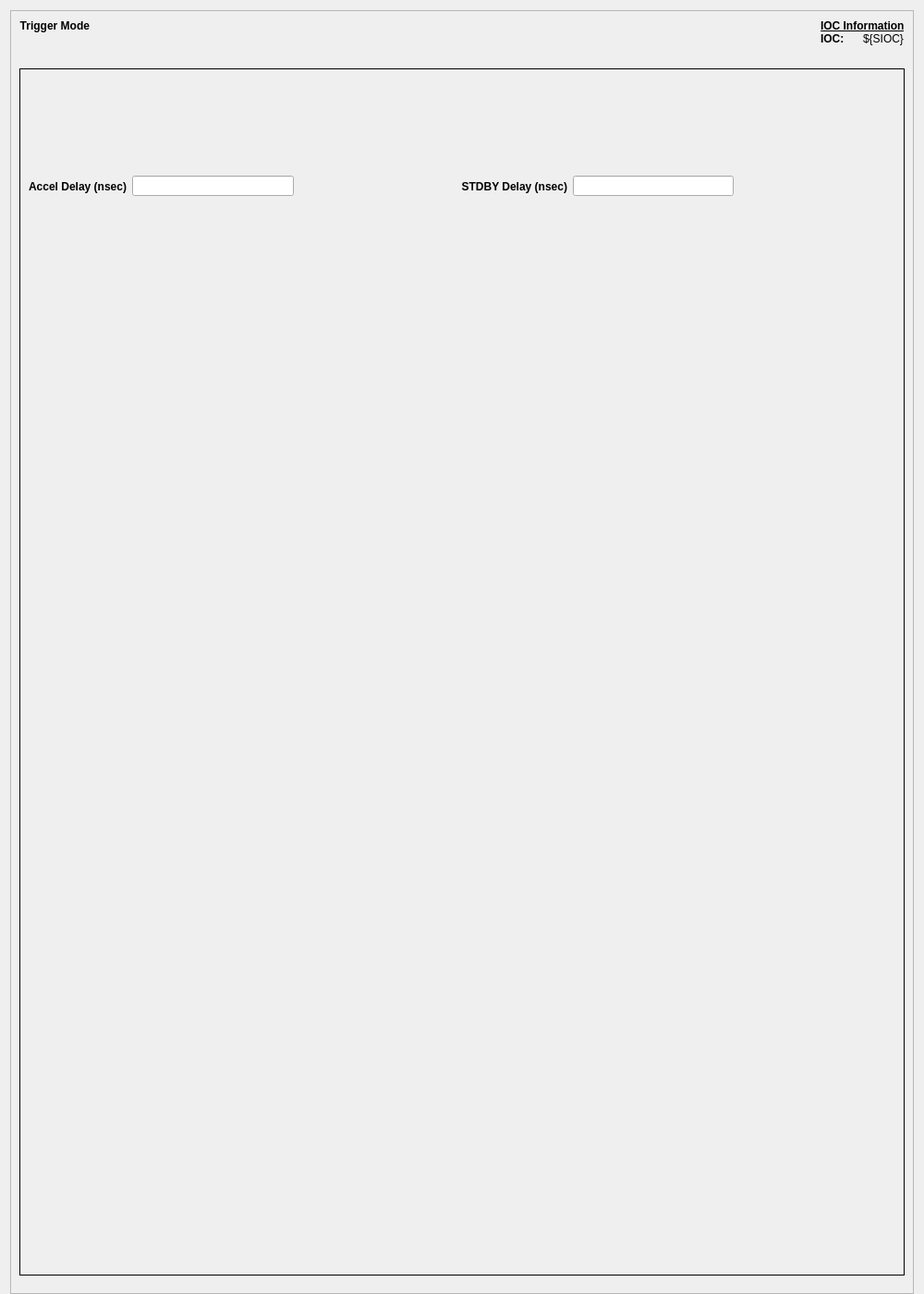
<?xml version="1.0" encoding="UTF-8"?>
<ui version="4.0">
 <class>Form</class>
 <widget class="QWidget" name="Form">
  <property name="geometry">
   <rect>
    <x>0</x>
    <y>0</y>
    <width>1000</width>
    <height>1400</height>
   </rect>
  </property>
  <property name="minimumSize">
   <size>
    <width>950</width>
    <height>0</height>
   </size>
  </property>
  <property name="maximumSize">
   <size>
    <width>16777215</width>
    <height>16777215</height>
   </size>
  </property>
  <property name="windowTitle">
   <string>High Level Triggers - ${DEV}</string>
  </property>
  <layout class="QHBoxLayout" name="horizontalLayout">
   <property name="bottomMargin">
    <number>0</number>
   </property>
   <item>
    <widget class="QScrollArea" name="scrollArea">
     <property name="widgetResizable">
      <bool>true</bool>
     </property>
     <widget class="QWidget" name="scrollAreaWidgetContents_2">
      <property name="geometry">
       <rect>
        <x>0</x>
        <y>-29</y>
        <width>966</width>
        <height>1473</height>
       </rect>
      </property>
      <layout class="QVBoxLayout" name="verticalLayout">
       <item>
        <layout class="QVBoxLayout" name="verticalLayout_6" stretch="0,0,0,0,0,0,0,0,0,0,0">
         <property name="spacing">
          <number>0</number>
         </property>
         <item>
          <layout class="QGridLayout" name="gridLayout">
           <property name="bottomMargin">
            <number>10</number>
           </property>
           <item row="0" column="5" rowspan="2">
            <spacer name="horizontalSpacer_5">
             <property name="orientation">
              <enum>Qt::Horizontal</enum>
             </property>
             <property name="sizeHint" stdset="0">
              <size>
               <width>20</width>
               <height>20</height>
              </size>
             </property>
            </spacer>
           </item>
           <item row="0" column="0">
            <widget class="QLabel" name="label_3">
             <property name="font">
              <font>
               <weight>75</weight>
               <bold>true</bold>
              </font>
             </property>
             <property name="text">
              <string>Trigger Mode</string>
             </property>
             <property name="alignment">
              <set>Qt::AlignRight|Qt::AlignTrailing|Qt::AlignVCenter</set>
             </property>
            </widget>
           </item>
           <item row="1" column="6">
            <widget class="QLabel" name="label_2">
             <property name="font">
              <font>
               <weight>75</weight>
               <bold>true</bold>
              </font>
             </property>
             <property name="text">
              <string>IOC: </string>
             </property>
            </widget>
           </item>
           <item row="1" column="7">
            <widget class="PyDMLabel" name="PyDMLabel">
             <property name="toolTip">
              <string/>
             </property>
             <property name="text">
              <string>${SIOC}</string>
             </property>
            </widget>
           </item>
           <item row="0" column="6" colspan="2">
            <widget class="QLabel" name="label">
             <property name="font">
              <font>
               <weight>75</weight>
               <bold>true</bold>
               <underline>true</underline>
              </font>
             </property>
             <property name="text">
              <string>IOC Information</string>
             </property>
            </widget>
           </item>
           <item row="0" column="1" colspan="3">
            <widget class="PyDMEnumButton" name="PyDMEnumButton_2">
             <property name="sizePolicy">
              <sizepolicy hsizetype="Preferred" vsizetype="Fixed">
               <horstretch>0</horstretch>
               <verstretch>0</verstretch>
              </sizepolicy>
             </property>
             <property name="maximumSize">
              <size>
               <width>16777215</width>
               <height>40</height>
              </size>
             </property>
             <property name="toolTip">
              <string/>
             </property>
             <property name="styleSheet">
              <string notr="true">QPushButton{font: 8px;}</string>
             </property>
             <property name="alarmSensitiveContent" stdset="0">
              <bool>false</bool>
             </property>
             <property name="alarmSensitiveBorder" stdset="0">
              <bool>true</bool>
             </property>
             <property name="PyDMToolTip" stdset="0">
              <string/>
             </property>
             <property name="channel" stdset="0">
              <string>ca://${DEV}:MODECFG</string>
             </property>
             <property name="items" stdset="0">
              <stringlist/>
             </property>
             <property name="useCustomOrder" stdset="0">
              <bool>false</bool>
             </property>
             <property name="invertOrder" stdset="0">
              <bool>false</bool>
             </property>
             <property name="customOrder" stdset="0">
              <stringlist/>
             </property>
             <property name="orientation" stdset="0">
              <enum>Qt::Horizontal</enum>
             </property>
             <property name="marginTop" stdset="0">
              <number>0</number>
             </property>
             <property name="marginBottom" stdset="0">
              <number>0</number>
             </property>
             <property name="marginLeft" stdset="0">
              <number>0</number>
             </property>
             <property name="marginRight" stdset="0">
              <number>0</number>
             </property>
             <property name="horizontalSpacing" stdset="0">
              <number>0</number>
             </property>
             <property name="verticalSpacing" stdset="0">
              <number>0</number>
             </property>
             <property name="checkable" stdset="0">
              <bool>true</bool>
             </property>
            </widget>
           </item>
          </layout>
         </item>
         <item>
          <spacer name="verticalSpacer_3">
           <property name="orientation">
            <enum>Qt::Vertical</enum>
           </property>
           <property name="sizeType">
            <enum>QSizePolicy::Fixed</enum>
           </property>
           <property name="sizeHint" stdset="0">
            <size>
             <width>20</width>
             <height>5</height>
            </size>
           </property>
          </spacer>
         </item>
         <item>
          <widget class="PyDMEmbeddedDisplay" name="PyDMEmbeddedDisplay_11">
           <property name="minimumSize">
            <size>
             <width>749</width>
             <height>0</height>
            </size>
           </property>
           <property name="toolTip">
            <string/>
           </property>
           <property name="frameShape">
            <enum>QFrame::Box</enum>
           </property>
           <property name="lineWidth">
            <number>1</number>
           </property>
           <property name="macros" stdset="0">
            <string>{&quot;SYS&quot;: &quot;DAQMUX&quot;, &quot;SYS2&quot;: &quot;DAQMUX&quot;}</string>
           </property>
           <property name="filename" stdset="0">
            <string>xtcav_hl_triggers_sys2_SC.ui</string>
           </property>
           <property name="loadWhenShown" stdset="0">
            <bool>true</bool>
           </property>
           <property name="disconnectWhenHidden" stdset="0">
            <bool>true</bool>
           </property>
           <property name="followSymlinks" stdset="0">
            <bool>false</bool>
           </property>
          </widget>
         </item>
         <item>
          <spacer name="verticalSpacer">
           <property name="orientation">
            <enum>Qt::Vertical</enum>
           </property>
           <property name="sizeType">
            <enum>QSizePolicy::Fixed</enum>
           </property>
           <property name="sizeHint" stdset="0">
            <size>
             <width>20</width>
             <height>5</height>
            </size>
           </property>
          </spacer>
         </item>
         <item>
          <widget class="PyDMEmbeddedDisplay" name="PyDMEmbeddedDisplay_10">
           <property name="minimumSize">
            <size>
             <width>749</width>
             <height>0</height>
            </size>
           </property>
           <property name="toolTip">
            <string/>
           </property>
           <property name="frameShape">
            <enum>QFrame::Box</enum>
           </property>
           <property name="lineWidth">
            <number>1</number>
           </property>
           <property name="macros" stdset="0">
            <string>{&quot;SYS&quot;: &quot;ACALGN&quot;, &quot;SYS2&quot;: &quot;AC Align&quot;}</string>
           </property>
           <property name="filename" stdset="0">
            <string>xtcav_hl_triggers_sys2_SC_AC.ui</string>
           </property>
           <property name="loadWhenShown" stdset="0">
            <bool>true</bool>
           </property>
           <property name="disconnectWhenHidden" stdset="0">
            <bool>true</bool>
           </property>
           <property name="followSymlinks" stdset="0">
            <bool>false</bool>
           </property>
          </widget>
         </item>
         <item>
          <spacer name="verticalSpacer_4">
           <property name="orientation">
            <enum>Qt::Vertical</enum>
           </property>
           <property name="sizeType">
            <enum>QSizePolicy::Fixed</enum>
           </property>
           <property name="sizeHint" stdset="0">
            <size>
             <width>20</width>
             <height>5</height>
            </size>
           </property>
          </spacer>
         </item>
         <item>
          <widget class="QFrame" name="frame">
           <property name="sizePolicy">
            <sizepolicy hsizetype="Preferred" vsizetype="Expanding">
             <horstretch>0</horstretch>
             <verstretch>0</verstretch>
            </sizepolicy>
           </property>
           <property name="frameShape">
            <enum>QFrame::Box</enum>
           </property>
           <property name="frameShadow">
            <enum>QFrame::Plain</enum>
           </property>
           <layout class="QVBoxLayout" name="verticalLayout_3">
            <property name="spacing">
             <number>0</number>
            </property>
            <property name="leftMargin">
             <number>0</number>
            </property>
            <property name="topMargin">
             <number>0</number>
            </property>
            <property name="rightMargin">
             <number>0</number>
            </property>
            <property name="bottomMargin">
             <number>0</number>
            </property>
            <item>
             <widget class="QFrame" name="frame_2">
              <property name="frameShape">
               <enum>QFrame::NoFrame</enum>
              </property>
              <property name="frameShadow">
               <enum>QFrame::Plain</enum>
              </property>
              <layout class="QHBoxLayout" name="horizontalLayout_3">
               <item>
                <widget class="QLabel" name="label_4">
                 <property name="font">
                  <font>
                   <weight>75</weight>
                   <bold>true</bold>
                  </font>
                 </property>
                 <property name="text">
                  <string>Accel Delay (nsec)</string>
                 </property>
                 <property name="alignment">
                  <set>Qt::AlignRight|Qt::AlignTrailing|Qt::AlignVCenter</set>
                 </property>
                </widget>
               </item>
               <item>
                <widget class="PyDMLineEdit" name="PyDMLineEdit_3">
                 <property name="enabled">
                  <bool>true</bool>
                 </property>
                 <property name="sizePolicy">
                  <sizepolicy hsizetype="MinimumExpanding" vsizetype="Fixed">
                   <horstretch>0</horstretch>
                   <verstretch>0</verstretch>
                  </sizepolicy>
                 </property>
                 <property name="minimumSize">
                  <size>
                   <width>100</width>
                   <height>0</height>
                  </size>
                 </property>
                 <property name="toolTip">
                  <string/>
                 </property>
                 <property name="alignment">
                  <set>Qt::AlignCenter</set>
                 </property>
                 <property name="precision" stdset="0">
                  <number>0</number>
                 </property>
                 <property name="showUnits" stdset="0">
                  <bool>false</bool>
                 </property>
                 <property name="precisionFromPV" stdset="0">
                  <bool>true</bool>
                 </property>
                 <property name="alarmSensitiveContent" stdset="0">
                  <bool>true</bool>
                 </property>
                 <property name="alarmSensitiveBorder" stdset="0">
                  <bool>true</bool>
                 </property>
                 <property name="PyDMToolTip" stdset="0">
                  <string/>
                 </property>
                 <property name="channel" stdset="0">
                  <string>ca://${DEV}:TRG_ACCL_TDES</string>
                 </property>
                </widget>
               </item>
               <item>
                <spacer name="horizontalSpacer_6">
                 <property name="orientation">
                  <enum>Qt::Horizontal</enum>
                 </property>
                 <property name="sizeHint" stdset="0">
                  <size>
                   <width>40</width>
                   <height>20</height>
                  </size>
                 </property>
                </spacer>
               </item>
               <item>
                <widget class="QLabel" name="label_6">
                 <property name="font">
                  <font>
                   <weight>75</weight>
                   <bold>true</bold>
                  </font>
                 </property>
                 <property name="text">
                  <string>STDBY Delay (nsec)</string>
                 </property>
                 <property name="alignment">
                  <set>Qt::AlignRight|Qt::AlignTrailing|Qt::AlignVCenter</set>
                 </property>
                </widget>
               </item>
               <item>
                <widget class="PyDMLineEdit" name="PyDMLineEdit_4">
                 <property name="enabled">
                  <bool>true</bool>
                 </property>
                 <property name="sizePolicy">
                  <sizepolicy hsizetype="MinimumExpanding" vsizetype="Fixed">
                   <horstretch>0</horstretch>
                   <verstretch>0</verstretch>
                  </sizepolicy>
                 </property>
                 <property name="minimumSize">
                  <size>
                   <width>100</width>
                   <height>0</height>
                  </size>
                 </property>
                 <property name="toolTip">
                  <string/>
                 </property>
                 <property name="alignment">
                  <set>Qt::AlignCenter</set>
                 </property>
                 <property name="precision" stdset="0">
                  <number>0</number>
                 </property>
                 <property name="showUnits" stdset="0">
                  <bool>false</bool>
                 </property>
                 <property name="precisionFromPV" stdset="0">
                  <bool>true</bool>
                 </property>
                 <property name="alarmSensitiveContent" stdset="0">
                  <bool>true</bool>
                 </property>
                 <property name="alarmSensitiveBorder" stdset="0">
                  <bool>true</bool>
                 </property>
                 <property name="PyDMToolTip" stdset="0">
                  <string/>
                 </property>
                 <property name="channel" stdset="0">
                  <string>ca://${DEV}:TRG_STDBY_TDES</string>
                 </property>
                </widget>
               </item>
               <item>
                <spacer name="horizontalSpacer_7">
                 <property name="orientation">
                  <enum>Qt::Horizontal</enum>
                 </property>
                 <property name="sizeHint" stdset="0">
                  <size>
                   <width>40</width>
                   <height>20</height>
                  </size>
                 </property>
                </spacer>
               </item>
              </layout>
             </widget>
            </item>
            <item>
             <widget class="PyDMEmbeddedDisplay" name="PyDMEmbeddedDisplay_5">
              <property name="minimumSize">
               <size>
                <width>749</width>
                <height>0</height>
               </size>
              </property>
              <property name="maximumSize">
               <size>
                <width>16777215</width>
                <height>40</height>
               </size>
              </property>
              <property name="toolTip">
               <string/>
              </property>
              <property name="frameShape">
               <enum>QFrame::NoFrame</enum>
              </property>
              <property name="macros" stdset="0">
               <string>{}</string>
              </property>
              <property name="filename" stdset="0">
               <string>xtcav_hl_triggers_sys_header.ui</string>
              </property>
              <property name="loadWhenShown" stdset="0">
               <bool>true</bool>
              </property>
              <property name="disconnectWhenHidden" stdset="0">
               <bool>true</bool>
              </property>
             </widget>
            </item>
            <item>
             <widget class="PyDMEmbeddedDisplay" name="PyDMEmbeddedDisplay">
              <property name="minimumSize">
               <size>
                <width>749</width>
                <height>0</height>
               </size>
              </property>
              <property name="toolTip">
               <string/>
              </property>
              <property name="frameShape">
               <enum>QFrame::NoFrame</enum>
              </property>
              <property name="macros" stdset="0">
               <string>{&quot;SYS&quot;:&quot;LLRF&quot;}</string>
              </property>
              <property name="filename" stdset="0">
               <string>xtcav_hl_triggers_sys.ui</string>
              </property>
             </widget>
            </item>
            <item>
             <widget class="PyDMEmbeddedDisplay" name="PyDMEmbeddedDisplay_2">
              <property name="minimumSize">
               <size>
                <width>749</width>
                <height>0</height>
               </size>
              </property>
              <property name="toolTip">
               <string/>
              </property>
              <property name="frameShape">
               <enum>QFrame::NoFrame</enum>
              </property>
              <property name="macros" stdset="0">
               <string>{&quot;SYS&quot;: &quot;RTM&quot;}</string>
              </property>
              <property name="filename" stdset="0">
               <string>xtcav_hl_triggers_sys.ui</string>
              </property>
              <property name="loadWhenShown" stdset="0">
               <bool>true</bool>
              </property>
              <property name="disconnectWhenHidden" stdset="0">
               <bool>true</bool>
              </property>
             </widget>
            </item>
            <item>
             <widget class="PyDMEmbeddedDisplay" name="PyDMEmbeddedDisplay_4">
              <property name="minimumSize">
               <size>
                <width>749</width>
                <height>0</height>
               </size>
              </property>
              <property name="toolTip">
               <string/>
              </property>
              <property name="frameShape">
               <enum>QFrame::NoFrame</enum>
              </property>
              <property name="macros" stdset="0">
               <string>{&quot;SYS&quot;: &quot;MOD&quot;}</string>
              </property>
              <property name="filename" stdset="0">
               <string>xtcav_hl_triggers_sys.ui</string>
              </property>
              <property name="loadWhenShown" stdset="0">
               <bool>true</bool>
              </property>
              <property name="disconnectWhenHidden" stdset="0">
               <bool>true</bool>
              </property>
             </widget>
            </item>
            <item>
             <widget class="PyDMEmbeddedDisplay" name="PyDMEmbeddedDisplay_3">
              <property name="minimumSize">
               <size>
                <width>749</width>
                <height>0</height>
               </size>
              </property>
              <property name="toolTip">
               <string/>
              </property>
              <property name="frameShape">
               <enum>QFrame::NoFrame</enum>
              </property>
              <property name="macros" stdset="0">
               <string>{&quot;SYS&quot;: &quot;SSA&quot;}</string>
              </property>
              <property name="filename" stdset="0">
               <string>xtcav_hl_triggers_sys.ui</string>
              </property>
              <property name="loadWhenShown" stdset="0">
               <bool>true</bool>
              </property>
              <property name="disconnectWhenHidden" stdset="0">
               <bool>true</bool>
              </property>
             </widget>
            </item>
           </layout>
          </widget>
         </item>
         <item>
          <spacer name="verticalSpacer_2">
           <property name="orientation">
            <enum>Qt::Vertical</enum>
           </property>
           <property name="sizeType">
            <enum>QSizePolicy::Fixed</enum>
           </property>
           <property name="sizeHint" stdset="0">
            <size>
             <width>20</width>
             <height>5</height>
            </size>
           </property>
          </spacer>
         </item>
         <item>
          <widget class="PyDMEmbeddedDisplay" name="PyDMEmbeddedDisplay_6">
           <property name="minimumSize">
            <size>
             <width>930</width>
             <height>0</height>
            </size>
           </property>
           <property name="toolTip">
            <string/>
           </property>
           <property name="frameShape">
            <enum>QFrame::Box</enum>
           </property>
           <property name="macros" stdset="0">
            <string>{&quot;DEST&quot;: &quot;HXR&quot;, &quot;DEST2&quot;: &quot;DEST0: HXR&quot;}</string>
           </property>
           <property name="filename" stdset="0">
            <string>xtcav_hl_triggers_sys_dest_SC.ui</string>
           </property>
           <property name="loadWhenShown" stdset="0">
            <bool>true</bool>
           </property>
           <property name="disconnectWhenHidden" stdset="0">
            <bool>true</bool>
           </property>
           <property name="followSymlinks" stdset="0">
            <bool>false</bool>
           </property>
          </widget>
         </item>
         <item>
          <spacer name="verticalSpacer_5">
           <property name="orientation">
            <enum>Qt::Vertical</enum>
           </property>
           <property name="sizeType">
            <enum>QSizePolicy::Fixed</enum>
           </property>
           <property name="sizeHint" stdset="0">
            <size>
             <width>20</width>
             <height>5</height>
            </size>
           </property>
          </spacer>
         </item>
         <item>
          <widget class="PyDMEmbeddedDisplay" name="PyDMEmbeddedDisplay_7">
           <property name="minimumSize">
            <size>
             <width>930</width>
             <height>0</height>
            </size>
           </property>
           <property name="toolTip">
            <string/>
           </property>
           <property name="frameShape">
            <enum>QFrame::Box</enum>
           </property>
           <property name="macros" stdset="0">
            <string>{&quot;DEST&quot;: &quot;SXR&quot;, &quot;DEST2&quot;: &quot;DEST1: SXR&quot;}</string>
           </property>
           <property name="filename" stdset="0">
            <string>xtcav_hl_triggers_sys_dest_SC.ui</string>
           </property>
           <property name="loadWhenShown" stdset="0">
            <bool>true</bool>
           </property>
           <property name="disconnectWhenHidden" stdset="0">
            <bool>true</bool>
           </property>
           <property name="followSymlinks" stdset="0">
            <bool>false</bool>
           </property>
          </widget>
         </item>
        </layout>
       </item>
      </layout>
     </widget>
    </widget>
   </item>
  </layout>
 </widget>
 <customwidgets>
  <customwidget>
   <class>PyDMLabel</class>
   <extends>QLabel</extends>
   <header>pydm.widgets.label</header>
  </customwidget>
  <customwidget>
   <class>PyDMEmbeddedDisplay</class>
   <extends>QFrame</extends>
   <header>pydm.widgets.embedded_display</header>
  </customwidget>
  <customwidget>
   <class>PyDMEnumButton</class>
   <extends>QWidget</extends>
   <header>pydm.widgets.enum_button</header>
  </customwidget>
  <customwidget>
   <class>PyDMLineEdit</class>
   <extends>QLineEdit</extends>
   <header>pydm.widgets.line_edit</header>
  </customwidget>
 </customwidgets>
 <resources/>
 <connections/>
</ui>
